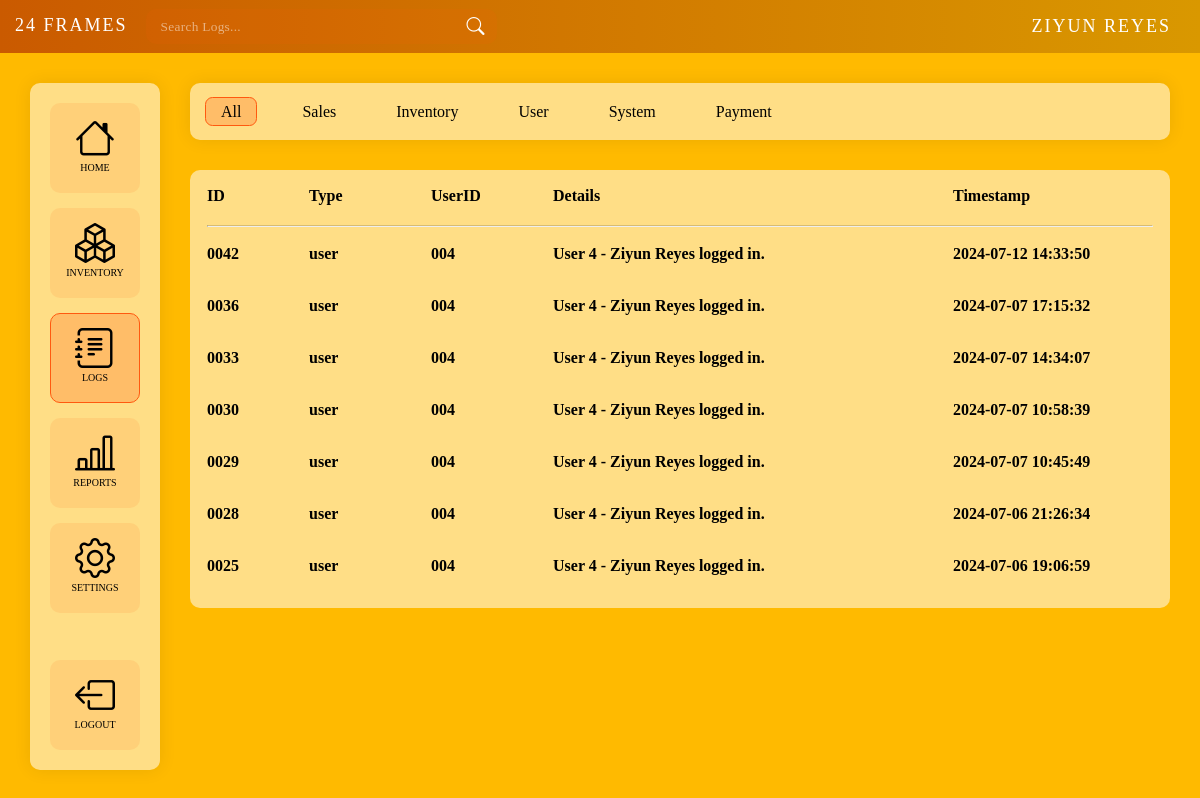
/pages/logs.php (signed in), run on the app's committed database.
### tables this page shows
CREATE TABLE `users` (
  `id` int(11) NOT NULL,
  `username` varchar(11) NOT NULL,
  `name` varchar(255) NOT NULL,
  `role` enum('master','admin','seller','student') NOT NULL,
  `organization` int(11) DEFAULT NULL,
  `password` varchar(255) NOT NULL,
  `email` varchar(255) NOT NULL,
  `student_number` varchar(50) DEFAULT NULL,
  `status` enum('student','pending','approved','disabled') NOT NULL,
  `use_template` enum('true','false') NOT NULL,
  `use_username` enum('true','false') NOT NULL
);

CREATE TABLE `organizations` (
  `id` int(11) NOT NULL,
  `code` varchar(3) NOT NULL,
  `name` varchar(255) NOT NULL,
  `active` tinyint(1) NOT NULL DEFAULT 1
);

CREATE TABLE `logs` (
  `id` int(11) NOT NULL,
  `type` enum('sales','inventory','user','system','payment') NOT NULL,
  `userID` int(11) DEFAULT NULL,
  `details` text NOT NULL,
  `timestamp` timestamp NOT NULL DEFAULT current_timestamp()
);

### pages/logs.php (the view, shortened to what this page needs)
<?php
$servername = "localhost";
$username = "root";
$password = "";
$dbname = "techcommprototype";
$name = '';
$conn = new mysqli($servername, $username, $password, $dbname);
function getUserIdFormatted($id, $length) {
    return str_pad($id, $length, '0', STR_PAD_LEFT);
}
$sql = "SELECT u.username, u.name, u.organization, o.code, o.name AS organization_name FROM users AS u JOIN organizations AS o ON u.organization = o.id WHERE u.id = '$_SESSION[user_id]'";
$result = $conn->query($sql);
while ($row = $result->fetch_assoc()) {
    $name = $row["name"];
    $organization_name = $row["organization_name"];
    $organization_id = $row["organization"];
    $organization_code = $row["code"];
}
if($organization_id ==  '1'){
    $sql = "SELECT * FROM logs WHERE userID ='$_SESSION[user_id]' ORDER BY timestamp DESC";
} else{
    $sql = "SELECT logs.* FROM logs
            JOIN users ON logs.userID = users.id
            WHERE users.organization = '$organization_id'
            ORDER BY logs.timestamp DESC";
}
$result = mysqli_query($conn, $sql);
$logs = mysqli_fetch_all($result, MYSQLI_ASSOC);
?>
<!DOCTYPE html>
<html lang="en">
<head>
    <link rel="stylesheet" type="text/css" href="../css/style.php">
    <link rel="stylesheet" href="https://cdn.jsdelivr.net/npm/bootstrap-icons@1.9.1/font/bootstrap-icons.css">
</head>
<body>
    <nav class="navbar">
        <div class="nav-left">
            <div class="menu">
            <a href="#"
                    class="logo"><?php if ($organization_name == "Individual") {
                        if($_SESSION['role'] == "master"){
                            echo htmlspecialchars("MASTER");
                        } else{
                            echo htmlspecialchars(strtoupper($name));
                        }
                    } else {
                        if($_SESSION['role'] == "admin"){
                            echo htmlspecialchars("ADMIN: " . strtoupper($organization_code));
                        } else{
                            echo htmlspecialchars(strtoupper($organization_name));
                        }
                    } ?></a>
                <form class="search-bar ">
                    <input id="search" type="text" autocomplete="off" placeholder="Search Logs...">
                    <i class="bi bi-search search-empty"></i>
                </form>
            </div>
        </div>
        <div class="nav-right">
            <div class="menu seller">
                <li><a><?php echo htmlspecialchars(strtoupper($name)); ?></a></li>
            </div>
        </div>
    </nav>
    <div class="main-interface with-navbar" >
        <div class="left-panel">
            <div class="left-panel-content shadow unselectable">
                <div class="left-nav-upper">
                    <div class="left-nav-icon button" onclick="window.location.href='../index.php'"><i class="bi bi-house"></i>HOME
                    </div>
                    <div class="left-nav-icon button" onclick="window.location.href='inventory.php'"><i
                            class="bi bi-boxes" ></i>INVENTORY</div>
                    <div class="left-nav-icon button selected" onclick="window.location.href='logs.php'"><i
                            class="bi bi-journal-text"></i>LOGS</div>
                    <div class="left-nav-icon button" onclick="window.location.href='reports.php'"><i
                            class="bi bi-bar-chart-line"></i>REPORTS</div>
                    <div class="left-nav-icon button" onclick="window.location.href='settings.php'"><i
                            class="bi bi-gear"></i>SETTINGS</div>
                </div>
                <div class="left-nav-lower">
                    <div class="left-nav-icon button" onclick="window.location.href='../index.php?logout=1'"><i
                            class="bi bi-box-arrow-left"></i>LOGOUT</div>
                </div>
            </div>
        </div>
        <div class="center-panel" style="margin-right: 15px; width: 100%;">
            <div class="center-panel-content" >
                <div class="category-panel shadow unselectable">
                    <div class="category-button selected">All</div>
                    <div class="category-button">Sales</div>
                    <div class="category-button">Inventory</div>
                    <div class="category-button">User</div>
                    <div class="category-button">System</div>
                    <div class="category-button">Payment</div>
                </div>
                <div class="products-panel unselectable">
                    <table style="background-color: var(--card-color); color: var(--card-text-color) ;border-radius: 10px; width: 100%; text-align: left; padding: 15px; ">
                        <thead >
                            <tr >
                                <th scope="col">ID</th>
                                <th scope="col">Type</th>
                                <th scope="col">UserID</th>
                                <th scope="col">Details</th>
                                <th scope="col">Timestamp</th>
                            </tr>
                        </thead>
                        <tbody >
                            <tr><td colspan="7"><br><hr style="border-top: 1px solid rgba(0, 0, 0, 0.151);"></td></tr>
                            <?php
                            foreach ($logs as $log) {
                                ?>
                                <tr class="log-row" style="height: 50px;">
                                    <th class="log-id" style="width:100px ; min-width: 100px; max-width: 100px; word-wrap:break-word;"><?php echo htmlspecialchars(getUserIdFormatted($log['id'],4)); ?></th>
                                    <th class="log-category" style="width: 120px ; min-width: 120px; max-width: 120px;"><?php echo htmlspecialchars($log['type']); ?></th>
                                    <th class="log-user" style="width: 120px ; min-width: 120px; max-width: 120px;"><?php echo htmlspecialchars(getUserIdFormatted($log['userID'],3)); ?></th>
                                    <th class="log-details" style="padding-right: 30px;"><?php echo htmlspecialchars($log['details']); ?></th>
                                    <th class="log-datetime" style="width: 200px ; min-width: 200px; max-width: 200px;"><?php echo htmlspecialchars($log['timestamp']); ?></th>
                                </tr>
                            <?php } ?>
                        </tbody>
                    </table>
                </div>
            </div>
        </div>
    </div>
</body>
</html>

### data on the page
users: organization.name "24 FRAMES", name "ZIYUN REYES"
logs: id "0042", type "user", userID "004", details "User 4 - Ziyun Reyes logged in.", timestamp "2024-07-12 14:33:50"
logs: id "0036", type "user", userID "004", details "User 4 - Ziyun Reyes logged in.", timestamp "2024-07-07 17:15:32"
logs: id "0033", type "user", userID "004", details "User 4 - Ziyun Reyes logged in.", timestamp "2024-07-07 14:34:07"
logs: id "0030", type "user", userID "004", details "User 4 - Ziyun Reyes logged in.", timestamp "2024-07-07 10:58:39"
logs: id "0029", type "user", userID "004", details "User 4 - Ziyun Reyes logged in.", timestamp "2024-07-07 10:45:49"
logs: id "0028", type "user", userID "004", details "User 4 - Ziyun Reyes logged in.", timestamp "2024-07-06 21:26:34"
logs: id "0025", type "user", userID "004", details "User 4 - Ziyun Reyes logged in.", timestamp "2024-07-06 19:06:59"
